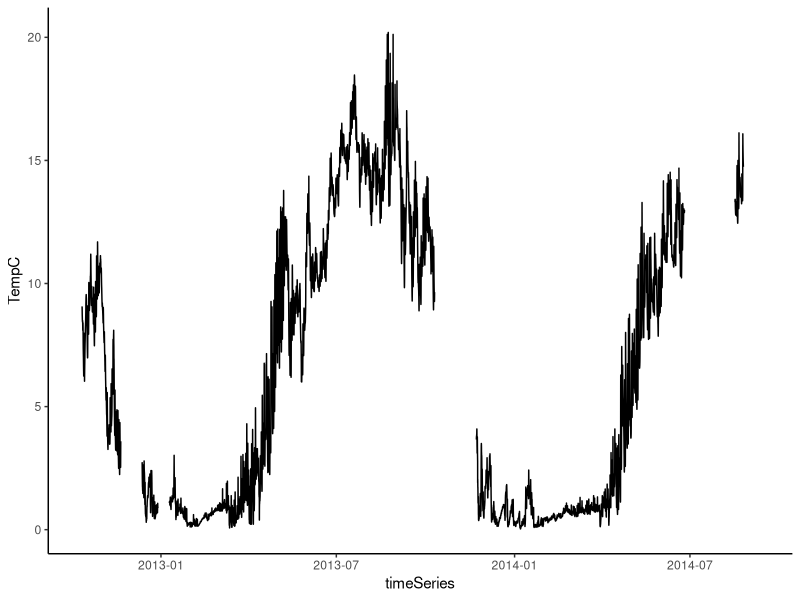

Source code (R):
#necessary imports
library(ggplot2)
library(lubridate)
library(tidyverse)


temperatureRaw <- read_csv("hbSoils/data_raw/HBF Temperature.csv")

#Get columns
cleanTemp <- temperatureRaw %>% select(Date.Time.EST, TempC)


#Mutate to Postix
cleanTemp <- cleanTemp %>% mutate(timeSeries = mdy_hm(Date.Time.EST)) %>%
  select(timeSeries, TempC)


#Test Plot

ggplot(cleanTemp, aes(timeSeries, TempC)) + geom_line() + theme_classic()
